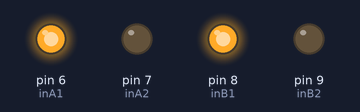
A sketch run on a simulated Arduino Uno, built with avr-gcc and run on an emulated ATmega328P. On the bench: output pins drawn as LEDs (lit = HIGH).

Above: at 0.5 s.
At 1.5 s:
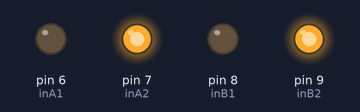
At 2.5 s:
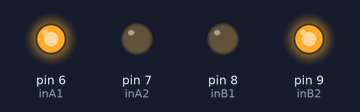
At 3.5 s:
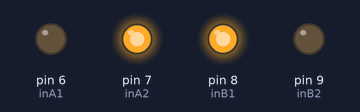
Timing chart, 0 to 5.2 s (numbered marks = the images above):
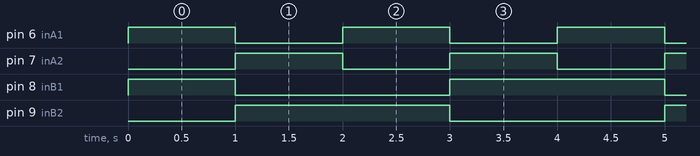

Measured:
- by itself, pin 6 (inA1), pin 7 (inA2): alternates HIGH for 1.0 s and LOW for 1.0 s
- by itself, pin 8 (inB1): repeats every 4.0 s: LOW 2.0 s, HIGH 2.0 s
- by itself, pin 9 (inB2): alternates HIGH for 2.0 s and LOW for 2.0 s

The sketch:

dung_robotMover_de_robot_tien_1s__lui_1s_quay_phai_1s__quay_.ino
```cpp
#define inA1 6 //Định nghĩa chân in1 của động cơ A
#define inA2 7 //Định nghĩa chân in2 của động cơ A
#define inB1 8 //Định nghĩa chân in1 của động cơ B
#define inB2 9 //Định nghĩa chân in2 của động cơ B
void setup() {
  pinMode(inA1, OUTPUT);//Set chân in1 của dc A là output
  pinMode(inA2, OUTPUT);//Set chân in2 của dc A là output
  pinMode(inB1, OUTPUT);//Set chân in1 của dc B là output
  pinMode(inB2, OUTPUT);//Set chân in2 của dc B là output
}

void loop() {

  robotMover (inA1, inA2, inB1, inB2, 1);
  delay (1000);
  robotMover (inA1, inA2, inB1, inB2, 2);
  delay (1000);
  robotMover (inA1, inA2, inB1, inB2, 3);
  delay (1000);
  robotMover (inA1, inA2, inB1, inB2, 4);
  delay (1000);

}

void robotMover (byte inR1, byte inR2, byte inL1, byte inL2, byte action)
{
  /*
  inR1 inR2 là 2 chân tín hiệu động cơ bên phải
  inL1 inL2 là 2 chân tín hiệu động cơ bên trái
  action= 0 đứng yên
  action =1 đi thẳng
  action =2 lùi lại
  action =3 quay trái
  action =4 quay phải
  action =5 rẽ trái
  action =6 rẽ phải
  action =7 rẽ lùi trái
  action =8 rẽ lùi phải

  */
  switch (action)
  {
  case 0:// không di chuyển
      motorControlNoSpeed(inR1, inR2, 0);
      motorControlNoSpeed(inL1, inL2, 0);
    break;
  case 1://đi thẳng
      motorControlNoSpeed(inR1, inR2, 1);
      motorControlNoSpeed(inL1, inL2, 1);
    break;
  case 2:// lùi lại
      motorControlNoSpeed(inR1, inR2, 2);
      motorControlNoSpeed(inL1, inL2, 2);
    break;
  case 3:// quay trái
      motorControlNoSpeed(inR1, inR2, 1);
      motorControlNoSpeed(inL1, inL2, 2);
    break;
  case 4:// quay phải
      motorControlNoSpeed(inR1, inR2, 2);
      motorControlNoSpeed(inL1, inL2, 1);
    break;
  case 5:// rẽ trái
      motorControlNoSpeed(inR1, inR2, 1);
      motorControlNoSpeed(inL1, inL2, 0);
    break;
  case 6:// rẽ phải
      motorControlNoSpeed(inR1, inR2, 0);
      motorControlNoSpeed(inL1, inL2, 1);
    break;
  case 7:// rẽ lùi trái
      motorControlNoSpeed(inR1, inR2, 2);
      motorControlNoSpeed(inL1, inL2, 0);
    break;
  case 8:// rẽ lùi phải
      motorControlNoSpeed(inR1, inR2, 0);
      motorControlNoSpeed(inL1, inL2, 2);
    break;
  default:
    action = 0;

  }
}


void motorControlNoSpeed (byte in1, byte in2, byte direct)
{
  // in1 and in2 are 2 signal pins to control the motor
  // en is the enable pin
  // the defauspeed is the highest
  // direct includes:
  //  0:Stop
  //  1:Move on 1 direct
  //  2:Move on another direct
  switch (direct)
  {
  case 0:// Dừng không quay
    digitalWrite(in1, LOW);
      digitalWrite(in2, LOW);
    break;
  case 1:// Quay chiều thứ 1
      digitalWrite(in1, HIGH);
      digitalWrite(in2, LOW);
    break;
  case 2:// Quay chiều thứ 2
      digitalWrite(in1, LOW);
      digitalWrite(in2, HIGH);
      break;
    //default:
  }
}
```
